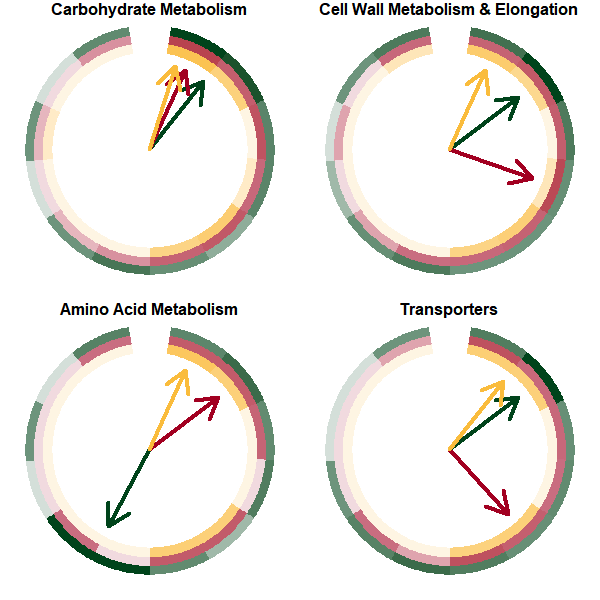

The R source for this figure:
library("circlize")
library("ComplexHeatmap")

#save 600x600

layout(matrix(c(1, 2,
                3, 4), nrow=2, byrow=TRUE))
layout.show(n=4)

#Carbs
phase_carbs0 <- read.csv("Figure2e_phases_carbs.txt", sep="\t")
phase_carbs <- t(phase_carbs0[,-1])
colnames(phase_carbs) <- phase_carbs0[,1]
phase_carbs <- as.data.frame(t(phase_carbs))

phase_carbs1 <- t(cbind(phase_carbs$f1,phase_carbs$f1))
phase_carbs2 <- t(cbind(phase_carbs$e1,phase_carbs$e1))
phase_carbs3 <- t(cbind(phase_carbs$e5,phase_carbs$e5))

col_fun1 = colorRamp2(c(0, 3, 19), c("#D4DFD9", "#6D947C", "#00441B"))
factors1 = rep(letters[1:2], times = c(12, 0))
phase_carbs_list1 = list(a = phase_carbs1[, factors1 == "a"])

circos.par(cell.padding = c(0, 0, 0, 0), track.margin = c(0,0), start.degree = 80, gap.after = 20)
circos.initialize(factors1, xlim = cbind(c(0), table(factors1)))

circos.track(ylim = c(0, 2), track.height = 0.07, bg.border = NA, track.margin = c(0,0), panel.fun = function(x, y) {
  sector.index = CELL_META$sector.index
  m1 = phase_carbs_list1[[sector.index]]
  col_phase_carbs1 = col_fun1(m1)
  nr = nrow(m1)
  nc = ncol(m1)
  for(i in 1:nr) {
    circos.rect(1:nc - 1, rep(nr - i, nc), 
                1:nc, rep(nr - i + 1, nc), 
                border = col_phase_carbs1[i, ], col = col_phase_carbs1[i, ])
  }
})


col_fun2 = colorRamp2(c(0, 3, 19), c("#F1DADF", "#C96D80", "#A20021"))
factors2 = rep(letters[1:2], times = c(12, 0))
phase_carbs_list2 = list(a = phase_carbs2[, factors2 == "a"])

circos.track(ylim = c(0, 2), track.height = 0.07, bg.border = NA, track.margin = c(0,0), panel.fun = function(x, y) {
  sector.index = CELL_META$sector.index
  m2 = phase_carbs_list2[[sector.index]]
  col_phase_carbs2 = col_fun2(m2)
  nr = nrow(m2)
  nc = ncol(m2)
  for(i in 1:nr) {
    circos.rect(1:nc - 1, rep(nr - i, nc), 
                1:nc, rep(nr - i + 1, nc), 
                border = col_phase_carbs2[i, ], col = col_phase_carbs2[i, ])
  }
})

col_fun3 = colorRamp2(c(0, 3, 19), c("#FEF5E3", "#FCD88F", "#FABC3C"))
factors3 = rep(letters[1:2], times = c(12, 0))
phase_carbs_list3 = list(a = phase_carbs3[, factors3 == "a"])

circos.track(ylim = c(0, 2), track.height = 0.07, bg.border = NA, track.margin = c(0,0), panel.fun = function(x, y) {
  sector.index = CELL_META$sector.index
  m3 = phase_carbs_list3[[sector.index]]
  col_phase_carbs3 = col_fun3(m3)
  nr = nrow(m3)
  nc = ncol(m3)
  for(i in 1:nr) {
    circos.rect(1:nc - 1, rep(nr - i, nc), 
                1:nc, rep(nr - i + 1, nc), 
                border = col_phase_carbs3[i, ], col = col_phase_carbs3[i, ])
  }
})

title("Carbohydrate Metabolism")

ZT_f1 = 1
ZT_e1 = 0
ZT_e5 = -0.5

ZT.degree = 80 - (ZT_f1)/24 * 340 - 30/60 * 340/12 
arrows(0, 0, cos(ZT.degree/180*pi)*0.7, sin(ZT.degree/180*pi)*0.7, lwd = 4,  col="#00441b")

ZT.degree = 80 - (ZT_e1)/24 * 340 - 30/60 * 340/12 
arrows(0, 0, cos(ZT.degree/180*pi)*0.7, sin(ZT.degree/180*pi)*0.7, lwd = 4,  col="#a20021")

ZT.degree = 80 - (ZT_e5)/24 * 340 - 30/60 * 340/12 
arrows(0, 0, cos(ZT.degree/180*pi)*0.7, sin(ZT.degree/180*pi)*0.7, lwd = 4,  col="#fabc3c")


#cell wall
phase_cellwall0 <- read.csv("Figure2e_phases_cellwall.txt", sep="\t")
phase_cellwall <- t(phase_cellwall0[,-1])
colnames(phase_cellwall) <- phase_cellwall0[,1]
phase_cellwall <- as.data.frame(t(phase_cellwall))

phase_cellwall1 <- t(cbind(phase_cellwall$f1,phase_cellwall$f1))
phase_cellwall2 <- t(cbind(phase_cellwall$e1,phase_cellwall$e1))
phase_cellwall3 <- t(cbind(phase_cellwall$e5,phase_cellwall$e5))

col_fun1 = colorRamp2(c(0, 2, 18), c("#D4DFD9", "#6D947C", "#00441B"))
factors1 = rep(letters[1:2], times = c(12, 0))
phase_cellwall_list1 = list(a = phase_cellwall1[, factors1 == "a"])

circos.par(cell.padding = c(0, 0, 0, 0), track.margin = c(0,0), start.degree = 80, gap.after = 20)
circos.initialize(factors1, xlim = cbind(c(0), table(factors1)))

circos.track(ylim = c(0, 2), track.height = 0.07, bg.border = NA, track.margin = c(0,0), panel.fun = function(x, y) {
  sector.index = CELL_META$sector.index
  m1 = phase_cellwall_list1[[sector.index]]
  col_phase_cellwall1 = col_fun1(m1)
  nr = nrow(m1)
  nc = ncol(m1)
  for(i in 1:nr) {
    circos.rect(1:nc - 1, rep(nr - i, nc), 
                1:nc, rep(nr - i + 1, nc), 
                border = col_phase_cellwall1[i, ], col = col_phase_cellwall1[i, ])
  }
})

col_fun2 = colorRamp2(c(0, 2, 18), c("#F1DADF", "#C96D80", "#A20021"))
factors2 = rep(letters[1:2], times = c(12, 0))
phase_cellwall_list2 = list(a = phase_cellwall2[, factors2 == "a"])

circos.track(ylim = c(0, 2), track.height = 0.07, bg.border = NA, track.margin = c(0,0), panel.fun = function(x, y) {
  sector.index = CELL_META$sector.index
  m2 = phase_cellwall_list2[[sector.index]]
  col_phase_cellwall2 = col_fun2(m2)
  nr = nrow(m2)
  nc = ncol(m2)
  for(i in 1:nr) {
    circos.rect(1:nc - 1, rep(nr - i, nc), 
                1:nc, rep(nr - i + 1, nc), 
                border = col_phase_cellwall2[i, ], col = col_phase_cellwall2[i, ])
  }
})

col_fun3 = colorRamp2(c(0, 2, 18), c("#FEF5E3", "#FCD88F", "#FABC3C"))
factors3 = rep(letters[1:2], times = c(12, 0))
phase_cellwall_list3 = list(a = phase_cellwall3[, factors3 == "a"])

circos.track(ylim = c(0, 2), track.height = 0.07, bg.border = NA, track.margin = c(0,0), panel.fun = function(x, y) {
  sector.index = CELL_META$sector.index
  m3 = phase_cellwall_list3[[sector.index]]
  col_phase_cellwall3 = col_fun3(m3)
  nr = nrow(m3)
  nc = ncol(m3)
  for(i in 1:nr) {
    circos.rect(1:nc - 1, rep(nr - i, nc), 
                1:nc, rep(nr - i + 1, nc), 
                border = col_phase_cellwall3[i, ], col = col_phase_cellwall3[i, ])
  }
})
title("Cell Wall Metabolism & Elongation")

ZT_f1 = 2
ZT_e1 = 6
ZT_e5 = 0

ZT.degree = 80 - (ZT_f1)/24 * 340 - 30/60 * 340/12 
arrows(0, 0, cos(ZT.degree/180*pi)*0.7, sin(ZT.degree/180*pi)*0.7, lwd = 4,  col="#00441b")

ZT.degree = 80 - (ZT_e1)/24 * 340 - 30/60 * 340/12 
arrows(0, 0, cos(ZT.degree/180*pi)*0.7, sin(ZT.degree/180*pi)*0.7, lwd = 4,  col="#a20021")

ZT.degree = 80 - (ZT_e5)/24 * 340 - 30/60 * 340/12 
arrows(0, 0, cos(ZT.degree/180*pi)*0.7, sin(ZT.degree/180*pi)*0.7, lwd = 4,  col="#fabc3c")


#aa
phase_aa0 <- read.csv("Figure2e_phases_aa.txt", sep="\t")
phase_aa <- t(phase_aa0[,-1])
colnames(phase_aa) <- phase_aa0[,1]
phase_aa <- as.data.frame(t(phase_aa))

phase_aa1 <- t(cbind(phase_aa$f1,phase_aa$f1))
phase_aa2 <- t(cbind(phase_aa$e1,phase_aa$e1))
phase_aa3 <- t(cbind(phase_aa$e5,phase_aa$e5))

col_fun1 = colorRamp2(c(0, 2, 20), c("#D4DFD9", "#6D947C", "#00441B"))
factors1 = rep(letters[1:2], times = c(12, 0))
phase_aa_list1 = list(a = phase_aa1[, factors1 == "a"])

circos.par(cell.padding = c(0, 0, 0, 0), track.margin = c(0,0), start.degree = 80, gap.after = 20)
circos.initialize(factors1, xlim = cbind(c(0), table(factors1)))

circos.track(ylim = c(0, 2), track.height = 0.07, bg.border = NA, track.margin = c(0,0), panel.fun = function(x, y) {
  sector.index = CELL_META$sector.index
  m1 = phase_aa_list1[[sector.index]]
  col_phase_aa1 = col_fun1(m1)
  nr = nrow(m1)
  nc = ncol(m1)
  for(i in 1:nr) {
    circos.rect(1:nc - 1, rep(nr - i, nc), 
                1:nc, rep(nr - i + 1, nc), 
                border = col_phase_aa1[i, ], col = col_phase_aa1[i, ])
  }
})

col_fun2 = colorRamp2(c(0, 2, 20), c("#F1DADF", "#C96D80", "#A20021"))
factors2 = rep(letters[1:2], times = c(12, 0))
phase_aa_list2 = list(a = phase_aa2[, factors2 == "a"])

circos.track(ylim = c(0, 2), track.height = 0.07, bg.border = NA, track.margin = c(0,0), panel.fun = function(x, y) {
  sector.index = CELL_META$sector.index
  m2 = phase_aa_list2[[sector.index]]
  col_phase_aa2 = col_fun2(m2)
  nr = nrow(m2)
  nc = ncol(m2)
  for(i in 1:nr) {
    circos.rect(1:nc - 1, rep(nr - i, nc), 
                1:nc, rep(nr - i + 1, nc), 
                border = col_phase_aa2[i, ], col = col_phase_aa2[i, ])
  }
})

col_fun3 = colorRamp2(c(0, 2, 20), c("#FEF5E3", "#FCD88F", "#FABC3C"))
factors3 = rep(letters[1:2], times = c(12, 0))
phase_aa_list3 = list(a = phase_aa3[, factors3 == "a"])

circos.track(ylim = c(0, 2), track.height = 0.07, bg.border = NA, track.margin = c(0,0), panel.fun = function(x, y) {
  sector.index = CELL_META$sector.index
  m3 = phase_aa_list3[[sector.index]]
  col_phase_aa3 = col_fun3(m3)
  nr = nrow(m3)
  nc = ncol(m3)
  for(i in 1:nr) {
    circos.rect(1:nc - 1, rep(nr - i, nc), 
                1:nc, rep(nr - i + 1, nc), 
                border = col_phase_aa3[i, ], col = col_phase_aa3[i, ])
  }
})
title("Amino Acid Metabolism")

ZT_f1 = 13
ZT_e1 = 2
ZT_e5 = 0

ZT.degree = 80 - (ZT_f1)/24 * 340 - 30/60 * 340/12 
arrows(0, 0, cos(ZT.degree/180*pi)*0.7, sin(ZT.degree/180*pi)*0.7, lwd = 4,  col="#00441b")

ZT.degree = 80 - (ZT_e1)/24 * 340 - 30/60 * 340/12 
arrows(0, 0, cos(ZT.degree/180*pi)*0.7, sin(ZT.degree/180*pi)*0.7, lwd = 4,  col="#a20021")

ZT.degree = 80 - (ZT_e5)/24 * 340 - 30/60 * 340/12 
arrows(0, 0, cos(ZT.degree/180*pi)*0.7, sin(ZT.degree/180*pi)*0.7, lwd = 4,  col="#fabc3c")


#transporters
phase_transporters0 <- read.csv("Figure2e_phases_transporters.txt", sep="\t")
phase_transporters <- t(phase_transporters0[,-1])
colnames(phase_transporters) <- phase_transporters0[,1]
phase_transporters <- as.data.frame(t(phase_transporters))

phase_transporters1 <- t(cbind(phase_transporters$f1,phase_transporters$f1))
phase_transporters2 <- t(cbind(phase_transporters$e1,phase_transporters$e1))
phase_transporters3 <- t(cbind(phase_transporters$e5,phase_transporters$e5))

col_fun1 = colorRamp2(c(0, 2, 20), c("#D4DFD9", "#6D947C", "#00441B"))
factors1 = rep(letters[1:2], times = c(12, 0))
phase_transporters_list1 = list(a = phase_transporters1[, factors1 == "a"])

circos.par(cell.padding = c(0, 0, 0, 0), track.margin = c(0,0), start.degree = 80, gap.after = 20)
circos.initialize(factors1, xlim = cbind(c(0), table(factors1)))

circos.track(ylim = c(0, 2), track.height = 0.07, bg.border = NA, track.margin = c(0,0), panel.fun = function(x, y) {
  sector.index = CELL_META$sector.index
  m1 = phase_transporters_list1[[sector.index]]
  col_phase_transporters1 = col_fun1(m1)
  nr = nrow(m1)
  nc = ncol(m1)
  for(i in 1:nr) {
    circos.rect(1:nc - 1, rep(nr - i, nc), 
                1:nc, rep(nr - i + 1, nc), 
                border = col_phase_transporters1[i, ], col = col_phase_transporters1[i, ])
  }
})


col_fun2 = colorRamp2(c(0, 2, 20), c("#F1DADF", "#C96D80", "#A20021"))
factors2 = rep(letters[1:2], times = c(12, 0))
phase_transporters_list2 = list(a = phase_transporters2[, factors2 == "a"])

circos.track(ylim = c(0, 2), track.height = 0.07, bg.border = NA, track.margin = c(0,0), panel.fun = function(x, y) {
  sector.index = CELL_META$sector.index
  m2 = phase_transporters_list2[[sector.index]]
  col_phase_transporters2 = col_fun2(m2)
  nr = nrow(m2)
  nc = ncol(m2)
  for(i in 1:nr) {
    circos.rect(1:nc - 1, rep(nr - i, nc), 
                1:nc, rep(nr - i + 1, nc), 
                border = col_phase_transporters2[i, ], col = col_phase_transporters2[i, ])
  }
})

col_fun3 = colorRamp2(c(0, 2, 20), c("#FEF5E3", "#FCD88F", "#FABC3C"))
factors3 = rep(letters[1:2], times = c(12, 0))
phase_transporters_list3 = list(a = phase_transporters3[, factors3 == "a"])

circos.track(ylim = c(0, 2), track.height = 0.07, bg.border = NA, track.margin = c(0,0), panel.fun = function(x, y) {
  sector.index = CELL_META$sector.index
  m3 = phase_transporters_list3[[sector.index]]
  col_phase_transporters3 = col_fun3(m3)
  nr = nrow(m3)
  nc = ncol(m3)
  for(i in 1:nr) {
    circos.rect(1:nc - 1, rep(nr - i, nc), 
                1:nc, rep(nr - i + 1, nc), 
                border = col_phase_transporters3[i, ], col = col_phase_transporters3[i, ])
  }
})
title("Transporters")

ZT_f1 = 2
ZT_e1 = 8
ZT_e5 = 1

ZT.degree = 80 - (ZT_f1)/24 * 340 - 30/60 * 340/12 
arrows(0, 0, cos(ZT.degree/180*pi)*0.7, sin(ZT.degree/180*pi)*0.7, lwd = 4,  col="#00441b")

ZT.degree = 80 - (ZT_e1)/24 * 340 - 30/60 * 340/12 
arrows(0, 0, cos(ZT.degree/180*pi)*0.7, sin(ZT.degree/180*pi)*0.7, lwd = 4,  col="#a20021")

ZT.degree = 80 - (ZT_e5)/24 * 340 - 30/60 * 340/12 
arrows(0, 0, cos(ZT.degree/180*pi)*0.7, sin(ZT.degree/180*pi)*0.7, lwd = 4,  col="#fabc3c")
